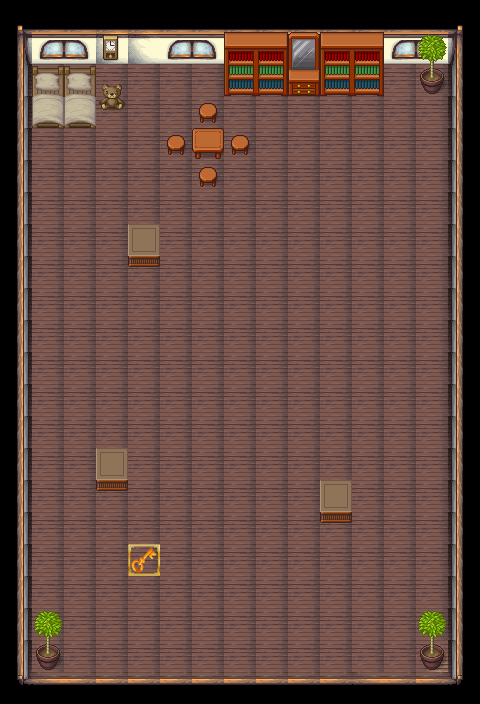

This is a level from a 2D game, rendered from its Tiled map with the project's own tilesets. A one-line summary and the complete map file follow:
An orthogonal 15x22 tile map with 32x32 px tiles, 3 tile layers (Theme, SB, Object), 3 tilesets and 9 objects.

<map version="1.2" tiledversion="1.3.1" orientation="orthogonal" renderorder="right-down" compressionlevel="0" width="15" height="22" tilewidth="32" tileheight="32" infinite="0" nextlayerid="9" nextobjectid="15">
 <tileset firstgid="1" name="ts-room" tilewidth="32" tileheight="32" tilecount="117" columns="9">
  <image source="ts-room.png" trans="ffffff" width="288" height="416" />
 </tileset>
 <tileset firstgid="118" name="ts-basechip" tilewidth="32" tileheight="32" tilecount="1064" columns="8">
  <image source="ts-basechip.png" trans="ffffff" width="256" height="4256" />
 </tileset>
 <tileset firstgid="1182" name="ui" tilewidth="32" tileheight="32" tilecount="4" columns="4">
  <image source="ui.png" trans="ffffff" width="128" height="32" />
 </tileset>
 <layer id="1" name="Theme" width="15" height="22">
  <data encoding="csv">
1,2,2,2,2,2,2,2,2,2,2,2,2,3,4,
10,11,11,11,11,11,11,11,11,11,11,11,11,12,13,
19,33,33,33,33,33,33,33,33,33,33,33,33,33,22,
19,33,33,33,33,33,33,33,33,33,33,33,33,33,22,
19,33,33,33,33,33,33,33,33,33,33,33,33,33,22,
19,33,33,33,33,33,33,33,33,33,33,33,33,33,22,
19,33,33,33,33,33,33,33,33,33,33,33,33,33,22,
19,33,33,33,33,33,33,33,33,33,33,33,33,33,22,
19,33,33,33,33,33,33,33,33,33,33,33,33,33,22,
19,33,33,33,33,33,33,33,33,33,33,33,33,33,22,
19,33,33,33,33,33,33,33,33,33,33,33,33,33,22,
19,33,33,33,33,33,33,33,33,33,33,33,33,33,22,
19,33,33,33,33,33,33,33,33,33,33,33,33,33,22,
19,33,33,33,33,33,33,33,33,33,33,33,33,33,22,
19,33,33,33,33,33,33,33,33,33,33,33,33,33,22,
19,33,33,33,33,33,33,33,33,33,33,33,33,33,22,
19,33,33,33,33,33,33,33,33,33,33,33,33,33,22,
19,33,33,33,33,33,33,33,33,33,33,33,33,33,22,
19,33,33,33,33,33,33,33,33,33,33,33,33,33,22,
19,33,33,33,33,33,33,33,33,33,33,33,33,33,22,
19,33,33,33,33,33,33,33,33,33,33,33,33,48,22,
28,29,30,30,30,30,30,30,30,30,30,29,30,30,31
</data>
 </layer>
 <layer id="2" name="SB" width="15" height="22">
  <data encoding="csv">
0,0,0,0,0,0,0,0,0,0,0,0,0,0,0,
0,93,94,0,0,93,94,0,0,93,94,0,93,94,0,
0,0,0,0,0,0,0,0,0,0,0,0,0,0,0,
0,0,0,0,0,0,0,0,0,0,0,0,0,0,0,
0,0,0,0,0,0,0,0,0,0,0,0,0,0,0,
0,0,0,0,0,0,0,0,0,0,0,0,0,0,0,
0,0,0,0,0,0,0,0,0,0,0,0,0,0,0,
0,0,0,0,0,0,0,0,0,0,0,0,0,0,0,
0,0,0,0,0,0,0,0,0,0,0,0,0,0,0,
0,0,0,0,0,0,0,0,0,0,0,0,0,0,0,
0,0,0,0,0,0,0,0,0,0,0,0,0,0,0,
0,0,0,0,0,0,0,0,0,0,0,0,0,0,0,
0,0,0,0,0,0,0,0,0,0,0,0,0,0,0,
0,0,0,0,0,0,0,0,0,0,0,0,0,0,0,
0,0,0,0,0,0,0,0,0,0,0,0,0,0,0,
0,0,0,0,0,0,0,0,0,0,0,0,0,0,0,
0,0,0,0,0,0,0,0,0,0,0,0,0,0,0,
0,0,0,0,0,0,0,0,0,0,0,0,0,0,0,
0,0,0,0,0,0,0,0,0,0,0,0,0,0,0,
0,0,0,0,0,0,0,0,0,0,0,0,0,0,0,
0,0,0,0,0,0,0,0,0,0,0,0,0,0,0,
0,0,0,0,0,0,0,0,0,0,0,0,0,0,0
</data>
 </layer>
 <layer id="3" name="Object" width="15" height="22">
  <data encoding="csv">
0,0,0,0,0,0,0,0,0,0,0,0,0,0,0,
0,0,0,926,0,0,0,862,863,878,862,863,0,1029,0,
0,894,894,1129,0,0,0,870,871,886,870,871,0,1037,0,
0,902,902,1137,0,0,872,0,0,0,0,0,0,0,0,
0,0,0,0,0,872,864,872,0,0,0,0,0,0,0,
0,0,0,0,0,0,872,0,0,0,0,0,0,0,0,
0,0,0,0,0,0,0,0,0,0,0,0,0,0,0,
0,0,0,0,644,0,0,0,0,0,0,0,0,0,0,
0,0,0,0,652,0,0,0,0,0,0,0,0,0,0,
0,0,0,0,0,0,0,0,0,0,0,0,0,0,0,
0,0,0,0,0,0,0,0,0,0,0,0,0,0,0,
0,0,0,0,0,0,0,0,0,0,0,0,0,0,0,
0,0,0,0,0,0,0,0,0,0,0,0,0,0,0,
0,0,0,0,0,0,0,0,0,0,0,0,0,0,0,
0,0,0,644,0,0,0,0,0,0,0,0,0,0,0,
0,0,0,652,0,0,0,0,0,0,644,0,0,0,0,
0,0,0,0,0,0,0,0,0,0,652,0,0,0,0,
0,0,0,0,1184,0,0,0,0,0,0,0,0,0,0,
0,0,0,0,0,0,0,0,0,0,0,0,0,0,0,
0,1029,0,0,0,0,0,0,0,0,0,0,0,1029,0,
0,1037,0,0,0,0,0,0,0,0,0,0,0,1037,0,
0,0,0,0,0,0,0,0,0,0,0,0,0,0,0
</data>
 </layer>
 <objectgroup id="4" name="Wall">
  <object id="1" x="126.667" y="225.333" width="30.6667" height="30.6667" />
  <object id="2" x="321.333" y="481.333" width="30.6667" height="28" />
  <object id="3" x="97.3333" y="448" width="30.6667" height="33.3333" />
  <object id="11" x="384" y="448" width="32" height="32" />
 </objectgroup>
 <objectgroup id="5" name="Kill">
  <object id="5" x="457.333" y="25.3333" width="8" height="660" />
  <object id="6" x="17.3333" y="25.3333" width="444" height="5.33333" />
  <object id="7" x="17.3333" y="22.6667" width="6.66667" height="662.667" />
  <object id="8" x="21.3333" y="670.667" width="445.333" height="14.6667" />
 </objectgroup>
 <objectgroup id="6" name="Key">
  <object id="4" x="128" y="545.333" width="32" height="32" />
 </objectgroup>
 <objectgroup id="7" name="Moving Object" />
 <objectgroup id="8" name="Explode" />
</map>
